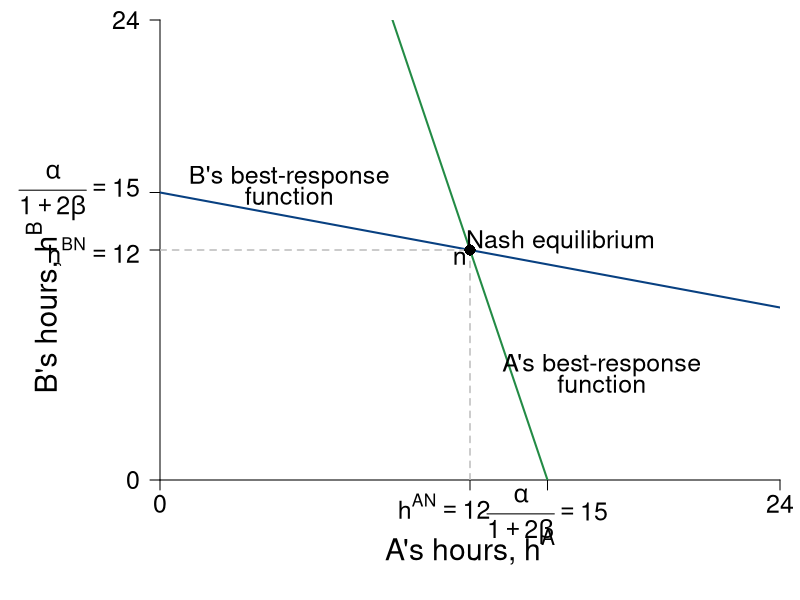

Recreate this plot in R.
require(shape)
pdf(file = "coordination_failures/coord_brfs_only_cournot.pdf", width = 9, height = 7)

#Set parameters for graphics
pointsize <- 1.8
axislabelsize <- 1.8
labelsize <- 1.5
namesize <- 1.8
annotatesize <- 1.5
graphlinewidth <- 2
segmentlinewidth <- 1.5

COL <- c("#7fc97f", "#beaed4", "#fdc086", "#ffff99", "#386cb0", "#f0027f", "#bf5b17", "#666666")
COLA <- c("#99d8c9","#66c2a4","#41ae76", "#238b45", "#005824")
COLB <- c("#4eb3d3", "#2b8cbe", "#0868ac","#084081")

par(mar =  c(6, 8, 1, 1))

uA <- function(ea, eb, alpha = 30, beta = 1/2) {
  (alpha - beta*(ea+eb))*ea - 0.5*(ea)^2
}

uB <- function(ea, eb, alpha = 30, beta = 1/2) {
  (alpha - beta*(ea+eb))*eb - 0.5*(eb)^2
}

brfB <- function(ea, alpha = 30, beta = 1/2) {
  (alpha - beta*ea)/(1 + 2*beta)
}

brfA <- function(ea, alpha = 30, beta = 1/2) {
  (alpha - ea*(1 + 2*beta))/(beta)
}

brfPE <- function(ea, alpha = 30, beta = 1/8) {
  alpha*(1 - beta*ea)
}

hANE <- function(alpha, beta = 1/2){
  alpha/(1 + 3*beta)
}

intercept1 <- function(alpha, beta = 1/2){
  alpha/(1 + 2*beta)
}

xlims <- c(0, 24)
ylims <- c(0, 24)

npts <- 501 

plot(0, 0, xlim = xlims, ylim = ylims, type = "n",
     xlab = expression(paste("")),
     ylab = expression(paste("")), 
     xaxt = "n", 
     yaxt = "n", 
     cex.lab = axislabelsize, 
     bty = "n",
     xaxs="i", 
     yaxs="i")

ticksy <- c(0, hANE(alpha = 30), intercept1(alpha = 30), ylims[2])
ylabels <- c(0,  expression(paste(h^{BN} == 12)), expression(paste(frac(alpha, 1 + 2*beta) == 15)), ylims[2])
ticksx <- c(0, hANE(alpha = 30), intercept1(alpha = 30), xlims[2])
xlabels <- c(0, expression(paste(h^{AN} ==12)), expression(paste(frac(alpha, 1 + 2*beta) == 15)), xlims[2])

axis(1, at = ticksx,  pos = 0, labels = FALSE)
text(x = c(0, hANE(alpha = 30)-1, intercept1(alpha = 30), xlims[2]), par("usr")[3] - 0.4, labels = xlabels, srt = 0, pos = 1, xpd = TRUE, cex = labelsize)

axis(2, at = ticksy, pos = 0, labels = ylabels, las = 1, cex.axis = labelsize)

npts <- 500 
xx1 <- seq(xlims[1], xlims[2], length.out = npts)
xx2 <- seq(9.4, 10.55, length.out = npts)


lines(xx1, brfA(xx1, alpha = 30, beta = 1/2), col = COLA[4], lwd = graphlinewidth)
lines(xx1, brfB(xx1, alpha = 30, beta = 1/2), col = COLB[4], lwd = graphlinewidth)


text(0.5*xlims[2], -3.5, expression(paste("A's hours, ", h^A)), xpd = TRUE, cex = axislabelsize)
text(-4.5, 9, expression(paste("B's hours, ", h^B)), xpd = TRUE, cex = axislabelsize, srt = 90) 


segments(0, 12, 12, 12, lty = 2, col = "gray" , lwd = segmentlinewidth)
segments(12, 0, 12, 12, lty = 2, col = "gray" , lwd = segmentlinewidth)


#Label Nash Equilibrium 
points(hANE(alpha = 30), hANE(alpha = 30), pch = 16, col = "black", cex = 1.5)
text(hANE(alpha = 30) + 3.5, hANE(alpha = 30) + 0.4, expression(paste("Nash equilibrium")), cex = labelsize)
text(hANE(alpha = 30) - 0.4, hANE(alpha = 30) - 0.4, expression(paste(n)), cex = labelsize)


#B's brf
text(5, 15.8, expression(paste("B's best-response")), cex = labelsize)
text(5, 14.8, expression(paste("function")), cex = labelsize)
#text(5, 15.2, expression(paste(h^B*(h^A) == frac(alpha - beta*h^A, 1 + 2*beta) )), cex = labelsize)

#A's brf
text(17.1, 6, expression(paste("A's best-response")), cex = labelsize)
text(17.1, 5, expression(paste("function")), cex = labelsize)
#text(17, 3.2, expression(paste(h^A*(h^B) == frac(alpha - beta*h^B, 1 + 2*beta) )), cex = labelsize)


dev.off()
